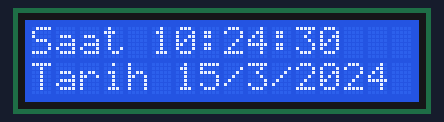
Bench run of a sketch on a simulated Arduino Uno, built with avr-gcc and run on an emulated ATmega328P. Parts: 16×2 character LCD. The local clock reads 2024-03-15 10:24:30 at power-on unless the sketch sets it; what the sketch prints to the serial monitor is not drawn.

Above: at 0.1 s.
At 4.3 s:
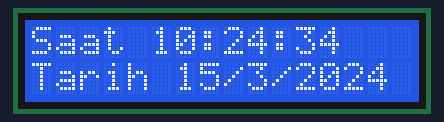
At 9.4 s:
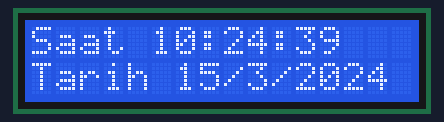
At 18.7 s:
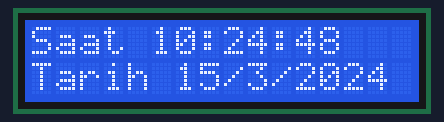
At 28.0 s:
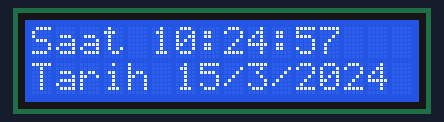
At 38.4 s:
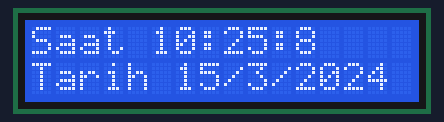

The sketch:

Saat.ino
```cpp
#include <virtuabotixRTC.h>
#include <Wire.h>
#include <LiquidCrystal_I2C.h>

virtuabotixRTC myRTC(6, 7, 8); // CLK, DAT, RST

// LCD'nin I2C adresini ve boyutunu belirtin
// Genellikle 0x27 veya 0x3F'dir, deneyerek bulabilirsiniz.
LiquidCrystal_I2C lcd(0x27, 16, 2);

void setup() {
  Serial.begin(9600);
  // İlk yüklemede zamanı ayarlamak için:
//myRTC.setDS1302Time(30, 38, 22, 3, 27, 8, 2025); // saniye, dakika, saat, hafta günü, gün, ay, yıl


// LCD'yi başlat ve arka ışığını aç
  lcd.init();
  lcd.backlight();
}

void loop() {
  // RTC modülünden zamanı güncelle
  myRTC.updateTime();

  // Seri Monitör'e saat ve tarihi yazdır
  Serial.print("Tarih: ");
  Serial.print(myRTC.dayofmonth);
  Serial.print("/");
  Serial.print(myRTC.month);
  Serial.print("/");
  Serial.print(myRTC.year);
  Serial.print("   Saat: ");
  Serial.print(myRTC.hours);
  Serial.print(":");
  Serial.print(myRTC.minutes);
  Serial.print(":");
  Serial.println(myRTC.seconds);

  // LCD'ye saat ve tarihi yazdır
  // Saat ve tarih bilgisi için her seferinde ekranı temizle
  lcd.clear();

  // İlk satıra saati yazdır
  lcd.setCursor(0, 0);
  lcd.print("Saat ");
  lcd.print(myRTC.hours);
  lcd.print(":");
  lcd.print(myRTC.minutes);
  lcd.print(":");
  lcd.print(myRTC.seconds);

  // İkinci satıra tarihi yazdır
  lcd.setCursor(0, 1);
  lcd.print("Tarih ");
  lcd.print(myRTC.dayofmonth);
  lcd.print("/");
  lcd.print(myRTC.month);
  lcd.print("/");
  lcd.print(myRTC.year);

  delay(1000); // 1 saniye bekle
}
```

Measured:
- what the display in image 1 shows lasts 1.1 s, from 4.2 s to 5.3 s
